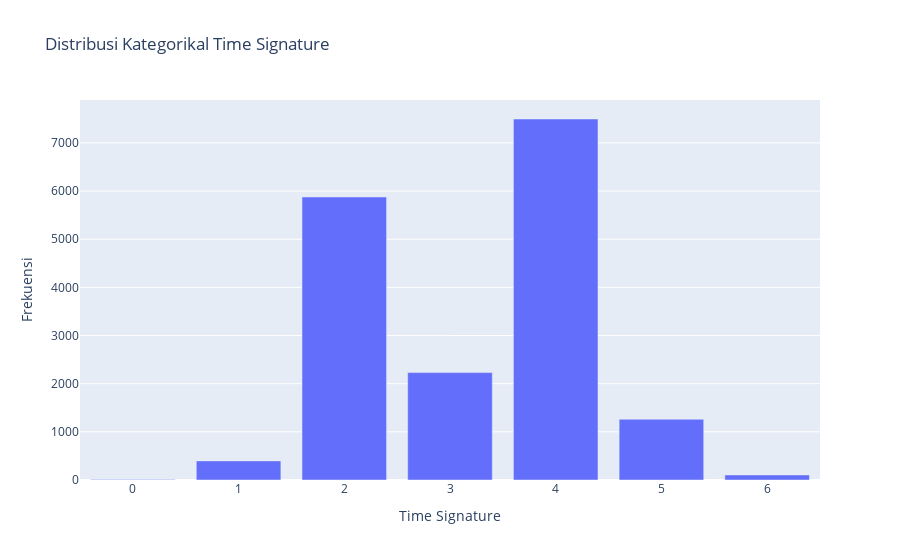

The code cell stored with this chart in its notebook:
### Code cell
tempo_counts = df3['tempo_category_numeric'].value_counts()

# Menggunakan dictionary untuk membuat bar chart
bar_data = {
    'x': tempo_counts.index,  # Nama kategori (time signatures)
    'y': tempo_counts.values,  # Jumlah kemunculan
    'type': 'bar'  # Jenis plot bar
}

# Membuat layout untuk bar chart
layout = {
    'title': 'Distribusi Kategorikal Time Signature',
    'xaxis': {'title': 'Time Signature'},
    'yaxis': {'title': 'Frekuensi'}
}

# Menggabungkan data dan layout ke dalam dictionary untuk plot
fig_dict = {'data': [bar_data], 'layout': layout}

plto.iplot(fig_dict)

### Figure 1 — Plotly figure (JSON) as saved in the notebook; plotly's stock layout.template omitted (floating-point values rounded to 4 significant figures)
{"data": [{"type": "bar", "x": [4, 2, 3, 5, 1, 6, 0], "y": [7496, 5877, 2230, 1261, 397, 105, 12]}], "layout": {"title": {"text": "Distribusi Kategorikal Time Signature"}, "xaxis": {"title": {"text": "Time Signature"}}, "yaxis": {"title": {"text": "Frekuensi"}}}}
